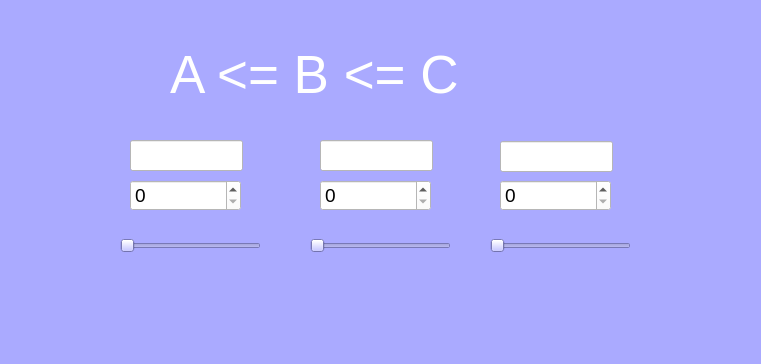
<?xml version="1.0" encoding="UTF-8"?>
<ui version="4.0">
 <class>MainWindow</class>
 <widget class="QMainWindow" name="MainWindow">
  <property name="geometry">
   <rect>
    <x>0</x>
    <y>0</y>
    <width>761</width>
    <height>364</height>
   </rect>
  </property>
  <property name="windowTitle">
   <string>MainWindow</string>
  </property>
  <property name="styleSheet">
   <string notr="true">background-color: rgb(170, 170, 255);</string>
  </property>
  <widget class="QWidget" name="centralwidget">
   <widget class="QLineEdit" name="lineA">
    <property name="geometry">
     <rect>
      <x>130</x>
      <y>140</y>
      <width>113</width>
      <height>31</height>
     </rect>
    </property>
    <property name="font">
     <font>
      <pointsize>14</pointsize>
     </font>
    </property>
    <property name="styleSheet">
     <string notr="true">background-color: rgb(255, 255, 255);</string>
    </property>
   </widget>
   <widget class="QLineEdit" name="lineB">
    <property name="geometry">
     <rect>
      <x>320</x>
      <y>140</y>
      <width>113</width>
      <height>31</height>
     </rect>
    </property>
    <property name="font">
     <font>
      <pointsize>14</pointsize>
     </font>
    </property>
    <property name="styleSheet">
     <string notr="true">background-color: rgb(255, 255, 255);</string>
    </property>
   </widget>
   <widget class="QLineEdit" name="lineC">
    <property name="geometry">
     <rect>
      <x>500</x>
      <y>141</y>
      <width>113</width>
      <height>31</height>
     </rect>
    </property>
    <property name="font">
     <font>
      <pointsize>14</pointsize>
     </font>
    </property>
    <property name="styleSheet">
     <string notr="true">background-color: rgb(255, 255, 255);</string>
    </property>
   </widget>
   <widget class="QSpinBox" name="spinBoxA">
    <property name="geometry">
     <rect>
      <x>130</x>
      <y>180</y>
      <width>111</width>
      <height>31</height>
     </rect>
    </property>
    <property name="font">
     <font>
      <pointsize>14</pointsize>
     </font>
    </property>
    <property name="styleSheet">
     <string notr="true">background-color: rgb(255, 255, 255);</string>
    </property>
   </widget>
   <widget class="QSpinBox" name="spinBoxB">
    <property name="geometry">
     <rect>
      <x>320</x>
      <y>180</y>
      <width>111</width>
      <height>31</height>
     </rect>
    </property>
    <property name="font">
     <font>
      <pointsize>14</pointsize>
     </font>
    </property>
    <property name="styleSheet">
     <string notr="true">background-color: rgb(255, 255, 255);</string>
    </property>
   </widget>
   <widget class="QSpinBox" name="spinBoxC">
    <property name="geometry">
     <rect>
      <x>500</x>
      <y>180</y>
      <width>111</width>
      <height>31</height>
     </rect>
    </property>
    <property name="font">
     <font>
      <pointsize>14</pointsize>
     </font>
    </property>
    <property name="styleSheet">
     <string notr="true">background-color: rgb(255, 255, 255);</string>
    </property>
   </widget>
   <widget class="QSlider" name="sliderA">
    <property name="geometry">
     <rect>
      <x>120</x>
      <y>230</y>
      <width>141</width>
      <height>31</height>
     </rect>
    </property>
    <property name="styleSheet">
     <string notr="true"/>
    </property>
    <property name="orientation">
     <enum>Qt::Horizontal</enum>
    </property>
   </widget>
   <widget class="QSlider" name="sliderB">
    <property name="geometry">
     <rect>
      <x>310</x>
      <y>230</y>
      <width>141</width>
      <height>31</height>
     </rect>
    </property>
    <property name="orientation">
     <enum>Qt::Horizontal</enum>
    </property>
   </widget>
   <widget class="QSlider" name="sliderC">
    <property name="geometry">
     <rect>
      <x>490</x>
      <y>230</y>
      <width>141</width>
      <height>31</height>
     </rect>
    </property>
    <property name="orientation">
     <enum>Qt::Horizontal</enum>
    </property>
   </widget>
   <widget class="QLabel" name="label">
    <property name="geometry">
     <rect>
      <x>170</x>
      <y>30</y>
      <width>401</width>
      <height>91</height>
     </rect>
    </property>
    <property name="font">
     <font>
      <pointsize>40</pointsize>
     </font>
    </property>
    <property name="styleSheet">
     <string notr="true">color: rgb(255, 255, 255);</string>
    </property>
    <property name="text">
     <string>A &lt;= B &lt;= C</string>
    </property>
   </widget>
  </widget>
 </widget>
 <resources/>
 <connections/>
</ui>
